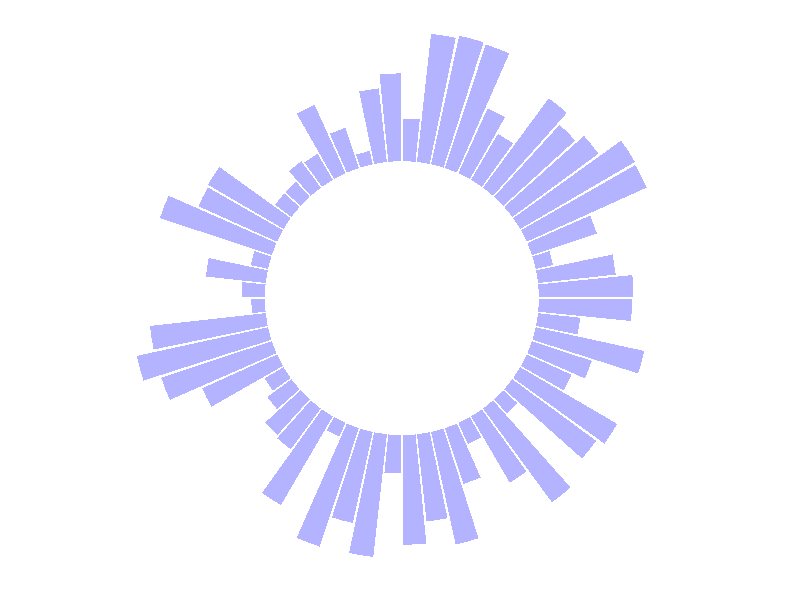

Reproduce this figure in R.
# Libraries
library(tidyverse)

# Create dataset
data <- data.frame(
  id = seq(1, 60),
  individual = paste("Mister ", seq(1, 60), sep = ""),
  value = sample(seq(10, 100), 60, replace = T)
)

data


# Make the plot
p <- ggplot(data, aes(x = as.factor(id), y = value)) + # Note that id is a factor. If x is numeric, there is some space between the first bar

  # This add the bars with a blue color
  geom_bar(stat = "identity", fill = alpha("blue", 0.3)) +

  # Limits of the plot = very important. The negative value controls the size of the inner circle, the positive one is useful to add size over each bar
  ylim(-100, 120) +

  # Custom the theme: no axis title and no cartesian grid
  theme_minimal() +
  theme(
    axis.text = element_blank(),
    axis.title = element_blank(),
    panel.grid = element_blank(),
    plot.margin = unit(rep(-2, 4), "cm") # This remove unnecessary margin around plot
  ) +

  # This makes the coordinate polar instead of cartesian.
  coord_polar(start = 0)
  
png("rplot.png", width = 350, height = 350)


  # dev.off() 